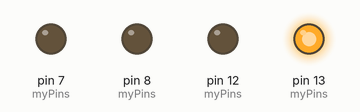
Simulated run of this sketch. Board: Arduino Uno, built with avr-gcc and run on an emulated ATmega328P. On the bench: output pins drawn as LEDs (lit = HIGH).

Above: at 0.2 s.
At 1.2 s:
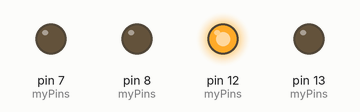
At 2.2 s:
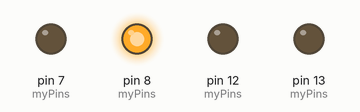
At 7.2 s:
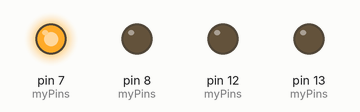
At 11.2 s:
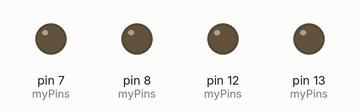
Timing chart, 0 to 15.6 s (numbered marks = the images above):
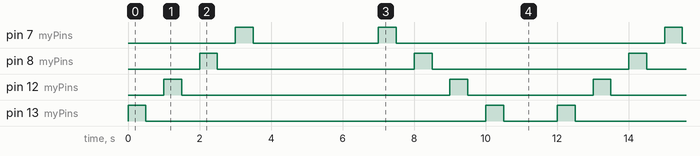

Measured:
- by itself, pin 7 (myPins): repeats every 12.0 s: LOW 3.5 s, HIGH 0.50 s, LOW 7.5 s, HIGH 0.50 s
- by itself, pin 8 (myPins): alternates HIGH for 0.50 s and LOW for 5.5 s
- by itself, pin 12 (myPins): repeats every 12.0 s: LOW 7.5 s, HIGH 0.50 s, LOW 3.5 s, HIGH 0.50 s
- by itself, pin 13 (myPins): repeats every 12.0 s: LOW 9.5 s, HIGH 0.50 s, LOW 1.5 s, HIGH 0.50 s

The sketch:

bouncing-light.ino
```cpp
/*#define led1 13
#define led2 12
#define led3 8
#define led4 7
int myPins[] = {led1, led2, led3, led4};

void setup() {
  // put your setup code here, to run once:
  for(int i = 0; i <= 3; i++) {
    pinMode(myPins[i], OUTPUT);
  }
}

void loop() {
  // put your main code here, to run repeatedly:
  for(int i = 0; i <= 3; i++) {
    digitalWrite(myPins[i], HIGH);
    delay(500);
    digitalWrite(myPins[i], LOW);
    delay(500);
  }
    for(int i = 2; i > 0; i--) {
    digitalWrite(myPins[i], HIGH);
    delay(500);
    digitalWrite(myPins[i], LOW);
    delay(500);
  }
}*/

#define led1 13
#define led2 12
#define led3 8
#define led4 7
int myPins[] = {led1, led2, led3, led4};
int current = 0;
int step = 1;

void setup() {
  // put your setup code here, to run once:
  for(int i = 0; i <= 3; i++) {
    pinMode(myPins[i], OUTPUT);
  }
}

void loop() {
  // put your main code here, to run repeatedly:
  digitalWrite(myPins[current], HIGH);
  delay(500);
  digitalWrite(myPins[current], LOW);
  delay(500);
  current +=step;
  if (current < 0 || current > 4) {
    step = -step;
  }
}
```
